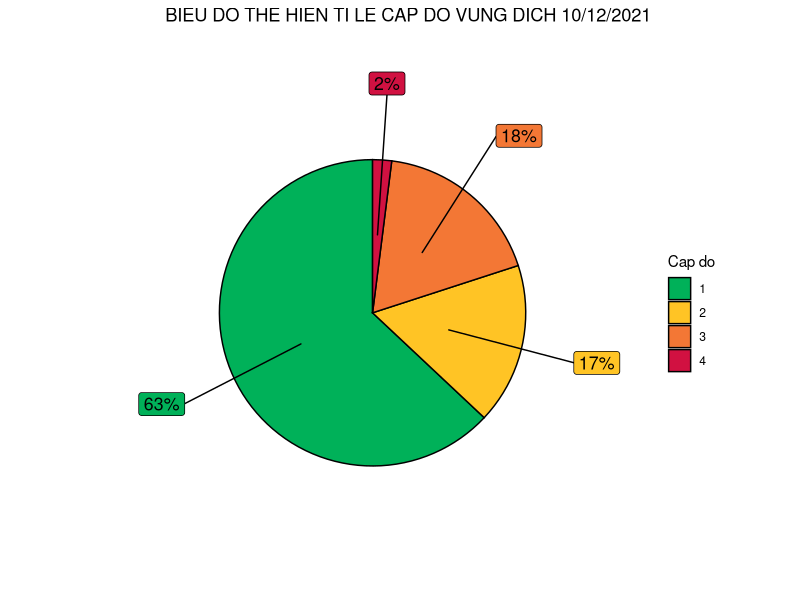
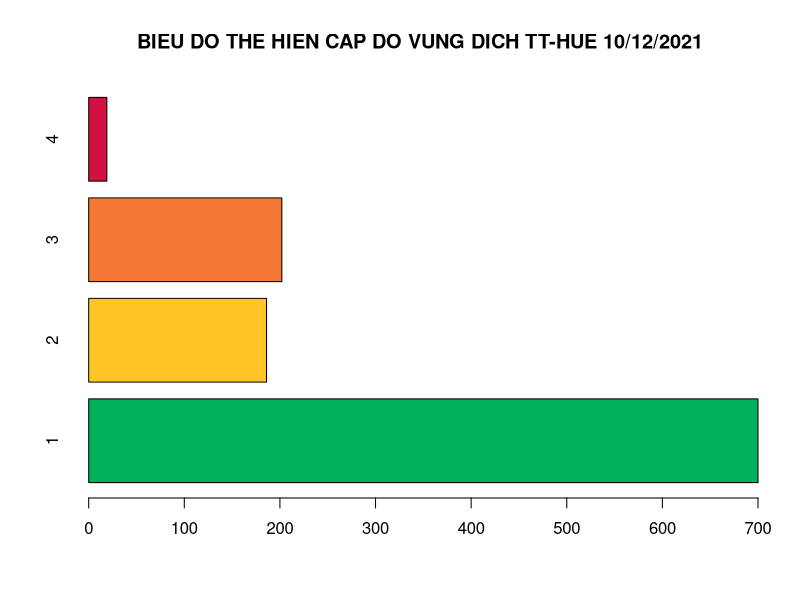

R code for these plots, in order:
library(data.table)
library(ggplot2)
library(ggrepel)
library(forcats)
library(dplyr)
setwd('C:\\Users\\Dell\\mtri_egg\\capdovungdich')
df <- read.csv("ban_mau_2.csv", encoding = "UTF-8", header = TRUE)
df

# Thong ke mo ta
df$huyen
cap = df$cap
length(cap)
table(cap)
table(cap)/length(cap)

# ve bieu do
a = as.data.frame(table(cap))
a$Freq


sum(a$Freq)
a$phan_tram = (format(round((a$Freq / sum(a$Freq)), 2), nsmall = 2))
a$phan_tram <- as.numeric(a$phan_tram)*100
a

a_2 <- a %>% 
  mutate(csum = rev(cumsum(rev(phan_tram))), 
         pos = phan_tram/2 + lead(csum, 1),
         pos = if_else(is.na(pos), phan_tram/2, pos))
a_2

# Bieu do tron
ggplot(a, aes(x = "" , y = phan_tram, fill = fct_inorder(cap))) +
  geom_col(width = 1, color = 1) +
  coord_polar(theta = "y") +
  scale_fill_brewer(palette = "Pastel1") +
  geom_label_repel(data = a_2,
                   aes(y = pos, label = paste0(phan_tram, "%")),
                   size = 4.5, nudge_x = 1, show.legend = FALSE) +
  guides(fill = guide_legend(title = "Cap do")) +
  labs(title="                BIEU DO THE HIEN TI LE CAP DO VUNG DICH 10/12/2021",
  )+
  theme_void() +
  scale_fill_manual(values=c("#00b159", "#ffc425", "#f37735","#d11141"))

# Bieu do cot ngang
colors = c("#00b159", "#ffc425", "#f37735","#d11141")
barplot(table(cap),
        main="BIEU DO THE HIEN CAP DO VUNG DICH TT-HUE 10/12/2021",
        col=colors, horiz=TRUE)
